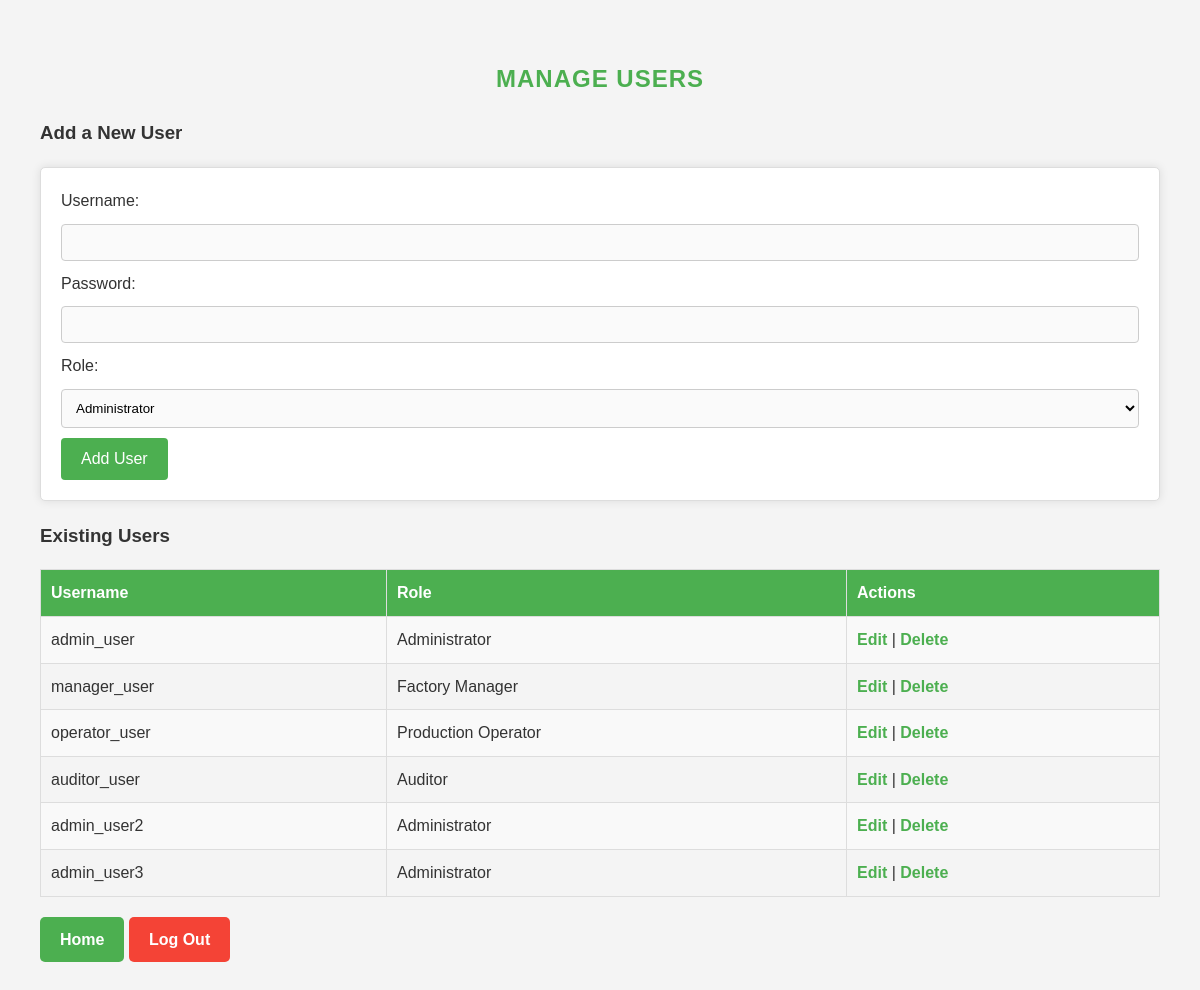
The page /manage_users.php (signed in) on the database its author committed.
### tables this page shows
CREATE TABLE `users` (
  `user_id` int(11) NOT NULL,
  `username` varchar(50) NOT NULL,
  `password` varchar(100) NOT NULL,
  `role` enum('Administrator','Factory Manager','Production Operator','Auditor') NOT NULL
);

### manage_users.php (the view, shortened to what this page needs)
<?php
include 'dbconn.inc.php';
$sql = "SELECT * FROM users";
$result = $conn->query($sql);
?>
<!DOCTYPE html>
<html lang="en">
<head>
    <link rel="stylesheet" type="text/css" href="css/style.css">
</head>
<body>
    <h2>Manage Users</h2>
    <h3>Add a New User</h3>
    <form action="manage_users.php" method="POST">
        Username: <input type="text" name="username" required><br>
        Password: <input type="password" name="password" required><br>
        Role:
        <select name="role">
            <option value="Administrator">Administrator</option>
        </select><br>
        <input type="submit" name="add_user" value="Add User">
    </form>
    <h3>Existing Users</h3>
    <table border="1">
        <tr>
            <th>Username</th>
            <th>Role</th>
            <th>Actions</th>
        </tr>
        <?php while($row = $result->fetch_assoc()) { ?>
        <tr>
            <td><?php echo $row['username']; ?></td>
            <td><?php echo $row['role']; ?></td>
            <td>
                <a href="edit_user.php?user_id=<?php echo $row['user_id']; ?>">Edit</a> |
                <a href="delete_user.php?user_id=<?php echo $row['user_id']; ?>" onclick="return confirm('Are you sure you want to delete this user?');">Delete</a>
            </td>
        </tr>
        <?php } ?>
    </table>
    <div class="button-container">
        <a href="admin_dashboard.php" class="home-button">Home</a>
        <a href="logout.php" class="logout-button">Log Out</a>
    </div>
</body>
</html>

### style.css (style rules this page uses)
body { font-family: Arial, sans-serif; margin: 20px; padding: 20px; background-color: #f4f4f4; color: #333; line-height: 1.6; }
table { width: 100%; border-collapse: collapse; margin-bottom: 20px; }
table, th, td { border: 1px solid #ddd; padding: 10px; text-align: left; }
th { background-color: #4CAF50; color: white; font-weight: bold; }
tr:nth-child(even) { background-color: #f9f9f9; }
h2 { color: #4CAF50; font-size: 24px; text-align: center; margin-bottom: 20px; text-transform: uppercase; letter-spacing: 1px; }
form { background-color: white; padding: 20px; border: 1px solid #ddd; border-radius: 5px; box-shadow: 0 0 10px rgba(0, 0, 0, 0.1); margin-bottom: 20px; }
input[type="text"], input[type="password"], input[type="date"], textarea, select { width: 100%; padding: 10px; margin: 10px 0; border: 1px solid #ccc; border-radius: 4px; box-sizing: border-box; background-color: #fafafa; transition: all 0.3s ease; }
input[type="submit"] { padding: 12px 20px; background-color: #4CAF50; color: white; border: none; border-radius: 4px; cursor: pointer; font-size: 16px; transition: background-color 0.3s ease; }
a { text-decoration: none; color: #4CAF50; font-weight: bold; transition: color 0.3s ease; }

### manage_users.php (style rules this page uses)
.button-container { position: inline-block; bottom: 10px; left: 10px; }
.home-button, .logout-button { display: inline-block; background-color: #4CAF50; color: white; padding: 10px 20px; border: none; border-radius: 5px; cursor: pointer; font-size: 16px; text-decoration: none; margin-right: 0px; transition: background-color 0.3s ease; }
.logout-button { background-color: #f44336; }

### rows shown on the page
users: username "admin_user", role "Administrator"
users: username "manager_user", role "Factory Manager"
users: username "operator_user", role "Production Operator"
users: username "auditor_user", role "Auditor"
users: username "admin_user2", role "Administrator"
users: username "admin_user3", role "Administrator"
